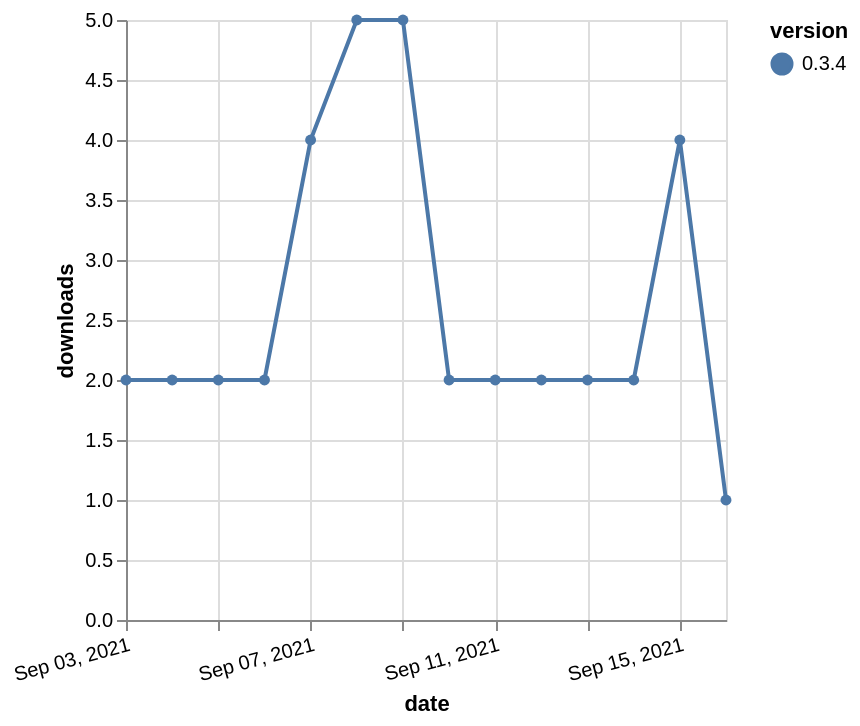

Describe this chart as a Vega-Lite specification.
### Vega-Lite specification from a JSON file in a GitHub repository (floating-point values rounded to 4 significant figures)
{"$schema": "https://vega.github.io/schema/vega-lite/v5.json", "description": "A simple bar chart with embedded data.", "data": {"values": [{"date": "2021-09-03", "total": 2431, "delta": 2, "version": "0.3.4"}, {"date": "2021-09-04", "total": 2433, "delta": 2, "version": "0.3.4"}, {"date": "2021-09-05", "total": 2435, "delta": 2, "version": "0.3.4"}, {"date": "2021-09-06", "total": 2437, "delta": 2, "version": "0.3.4"}, {"date": "2021-09-07", "total": 2441, "delta": 4, "version": "0.3.4"}, {"date": "2021-09-08", "total": 2446, "delta": 5, "version": "0.3.4"}, {"date": "2021-09-09", "total": 2451, "delta": 5, "version": "0.3.4"}, {"date": "2021-09-10", "total": 2453, "delta": 2, "version": "0.3.4"}, {"date": "2021-09-11", "total": 2455, "delta": 2, "version": "0.3.4"}, {"date": "2021-09-12", "total": 2457, "delta": 2, "version": "0.3.4"}, {"date": "2021-09-13", "total": 2459, "delta": 2, "version": "0.3.4"}, {"date": "2021-09-14", "total": 2461, "delta": 2, "version": "0.3.4"}, {"date": "2021-09-15", "total": 2465, "delta": 4, "version": "0.3.4"}, {"date": "2021-09-16", "total": 2466, "delta": 1, "version": "0.3.4"}]}, "width": "container", "mark": {"type": "line", "point": {"filled": true}}, "encoding": {"x": {"field": "date", "type": "temporal", "timeUnit": "yearmonthdate", "title": "date", "axis": {"labelAngle": -15}}, "y": {"field": "delta", "type": "quantitative", "title": "downloads"}, "color": {"field": "version", "type": "nominal"}, "tooltip": {"field": "delta"}}}
